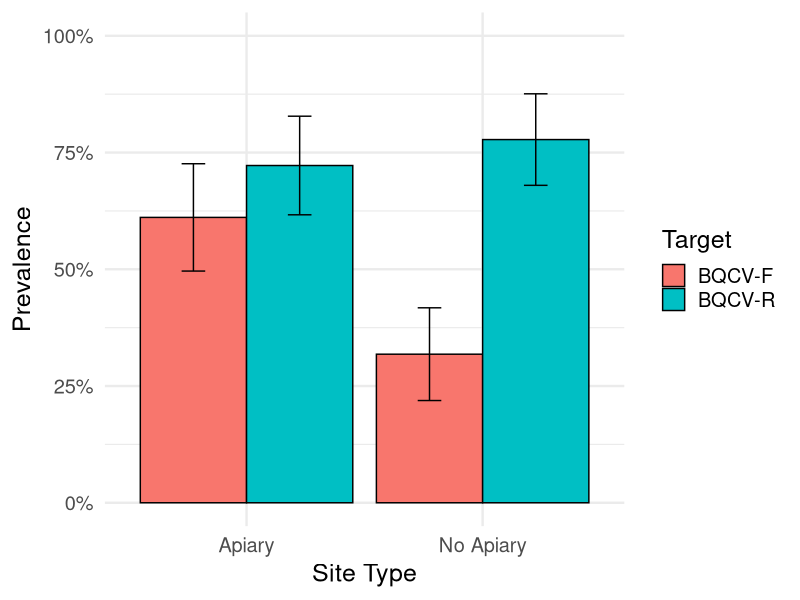

Generate this figure with R:
## ---- chunk 1
# Set Working Directory 
setwd("~/AlgerProjects/2015_Bombus_Survey/CSV_Files")

library("ggplot2")
library("dplyr")
library("plyr")

# load in data
Melt <- read.csv("USDAplate1Melt.csv", header=TRUE, stringsAsFactors=FALSE)
Cq <- read.csv("USDAplate1cq.csv", header=TRUE, stringsAsFactors=FALSE)
BombSurv <- read.csv("BombSurvNHBS.csv", header=TRUE, stringsAsFactors=FALSE)

# subset BombSurv:
Bomb <- select(BombSurv, site, Ct_mean, sample_name, species, apiary_near_far, Density, genome_copbee, norm_genome_copbeeHB, target_name)
names(Bomb)[3] <- "Sample"
Bomb <- Bomb[Bomb$target_name=="BQCV",]

# merge data:
Dat <- merge(Melt, Cq)
str(Dat)

# Merge Dat and Bomb
Dat <- merge(Dat, Bomb, all.x=TRUE)
## ---- chunk 2

DatClean <- Dat
#DatClean <- DatClean[!(DatClean$Cq>33),]
#DatClean <- DatClean[!(DatClean$Melt<78),]
DatClean$Binary <- ifelse(DatClean$Melt > 0, 1, 0)
DatClean$Binary[is.na(DatClean$Binary)] <- 0
 
## ---- chunk 3
#ddply summarize:
plotdat <- ddply(DatClean, c("Target", "apiary_near_far"), summarise, 
                        n = length(Binary),
                        mean = mean(Binary, na.rm=TRUE),
                        sd = sqrt(((mean(Binary))*(1-mean(Binary)))/n))

plotdat$apiary_near_far <- ifelse(plotdat$apiary_near_far==0, "No Apiary", "Apiary")
plotdat <- plotdat[-1,]

plot1 <- ggplot(plotdat, aes(x=apiary_near_far, y=mean, fill=Target)) +
  geom_bar(stat="identity", color="black",
           position=position_dodge()) + labs(y="Prevalence", x="Site Type") + geom_errorbar(aes(ymin = mean - sd, ymax = mean + sd, width = 0.2),position=position_dodge(.9))

plot1 + theme_minimal(base_size = 18) + coord_cartesian(ylim = c(0, 1)) + scale_y_continuous(labels = scales::percent) 


## ---- chunk 4
DatCleanNeg <- DatClean[DatClean$Target=="BQCV-F",]

fisher.test(DatCleanNeg$Binary, DatCleanNeg$apiary_near_far)
